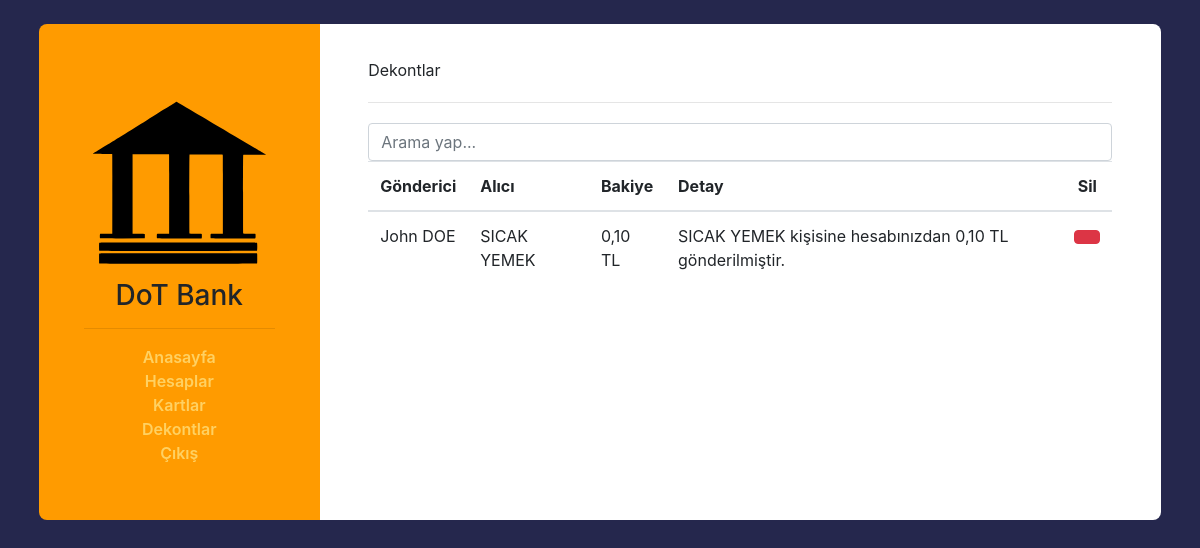
Before: /receipt/ (signed in) with the older database file.
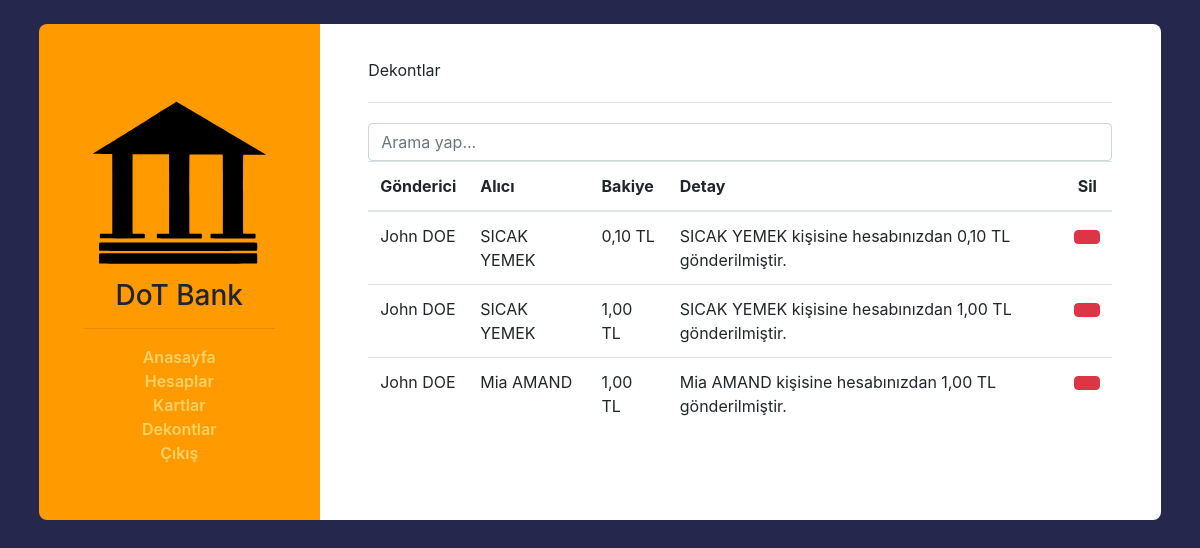
After: the same page with the newer database file.
### model/__init__.py (models this page shows)
class Receipt(db.Model):
    id = db.Column(db.Integer, primary_key=True, unique=True, autoincrement=True)
    senderid = db.Column(db.Integer)
    receiverid = db.Column(db.Integer)
    amount = db.Column(db.Integer)
    detail = db.Column(db.Text)
    processdate = db.Column(db.Text, default=getdate())

class User(db.Model):
    id = db.Column(db.Integer, primary_key=True, unique=True, autoincrement=True)
    name = db.Column(db.Text)
    surname = db.Column(db.Text)
    email = db.Column(db.Text)
    amount = db.Column(db.Integer)
    createddate = db.Column(db.Text, default=getdate())

### controller/homeController.py (the view, shortened to what this page needs)
@backend.route("/receipt/", methods=["GET", "POST"])
def receipt():
    if session.get("login", ""):
        return render_template("receipt.html", receipts=receiptEvents.viewall(), user=userEvents.view, amountformat=userEvents.amountformatter)
    else:
        return redirect(url_for(".login"))

### model/receiptEvents.py (called while the page is built)
def viewall(): return Receipt.query.all()

### model/userEvents.py (called while the page is built)
def view(id): return User.query.filter_by(id=id).first()

### templates/receipt.html (shortened to what this page needs)
{% extends "layout.html"%}
{% block body %}
<div class="col-md-12">
  Dekontlar
</div>
<div class="col-md-12">
  <hr style="margin-top: 20px; margin-bottom: 20px;"/>
</div>
<div class="mst-form col-md-12">
    <input class="form-control" id="filterinput" type="text" placeholder="Arama yap...">
    {% if receipts == [] %}
        <div class="alert alert-warning">Kayıt yok</div>
    {% else %}
    <div class="table-responsive table-hover">
        <table class="table">
            <thead>
                <tr>
                    <th>Gönderici</th>
                    <th>Alıcı</th>
                    <th>Bakiye</th>
                    <th>Detay</th>
                    <th><center>Sil</center></th>
                </tr>
            </thead>
            <tbody id="filtertable">
            {% for receipt in receipts %}
                <tr>
                    <td>{{ user(receipt.senderid).name + " " + user(receipt.senderid).surname }}</td>
                    <td>{{ user(receipt.receiverid).name + " " + user(receipt.receiverid).surname }}</td>
                    <td>{{ receipt.amount }} TL</td>
                    <td>{{ receipt.detail }}</td>
                    <td>
                        <center>
                            <form action="{{url_for('.receipt')}}" method="POST">
                                <button
                                        type="submit"
                                        name="event"
                                        value="deletereceipt"
                                        class="btn btn-danger btn-rounded"
                                >
                                </button>
                            </form>
                        </center>
                    </td>
                </tr>
          {% endfor %}
          </tbody>
        </table>
    </div>
    {% endif %}
</div>
{% endblock %}

### templates/layout.html (shortened to what this page needs)
<!DOCTYPE html>
<html lang="tr"><head>
    <link rel="stylesheet" href="https://maxcdn.bootstrapcdn.com/bootstrap/4.0.0/css/bootstrap.min.css">
  <link rel="stylesheet" href="{{ url_for('static', filename='student.css') }}"/>
    <link rel="stylesheet" href="https://cdnjs.cloudflare.com/ajax/libs/MaterialDesign-Webfont/5.8.55/css/materialdesignicons.min.css" />
</head>
<body>
  <div class="container contact">
	<div class="row">
		<div class="col-md-3">
			<div class="mst-info">
				<img class="img-fluid mx-auto d-block rounded" src="{{ url_for('static', filename='img/') }}bank.svg" alt="image">
				<h3 class="text-center">DoT Bank</h3>
                <hr>
                {% if session.get("login", "") %}
                <ul class="mylist">
                  <li><a href="{{url_for('.home')}}">Anasayfa</a></li>
                  <li><a href="{{url_for('.user')}}">Hesaplar</a></li>
                  <li><a href="{{url_for('.card')}}">Kartlar</a></li>
                  <li><a href="{{url_for('.receipt')}}">Dekontlar</a></li>
                  <li><a href="{{ url_for('.logout') }}">Çıkış</a></li>
                </ul>
                {% endif %}
			</div>
		</div>
		<div class="col-md-9">
          {% block body%}
          {%endblock%}
		</div>
	</div>
</div>
</body>
</html>

### static/student.css (style rules this page uses)
body { background-color: #25274d; }
.mylist { flex-direction: column; padding-left: 0; margin-bottom: 10px; list-style-type: none; font-weight: 600; text-align: center; }
a { color: #ffd162; }
.contact { padding: 2%; height: auto; }
.col-md-3 { background: #ff9b00; padding: 4%; border-top-left-radius: 0.5rem; border-bottom-left-radius: 0.5rem; }
.mst-info { margin-top:10%; }
.col-md-9 { background: #fff; padding: 3%; border-top-right-radius: 0.5rem; border-bottom-right-radius: 0.5rem; }

Changed rows visible on the page:
added Receipt: senderid.surname "John DOE", receiverid.surname "SICAK YEMEK", amount "1,00", detail "SICAK YEMEK kişisine hesabınızdan 1,00 TL gönderilmiştir."
added Receipt: senderid.surname "John DOE", receiverid.surname "Mia AMAND", amount "1,00", detail "Mia AMAND kişisine hesabınızdan 1,00 TL gönderilmiştir."
